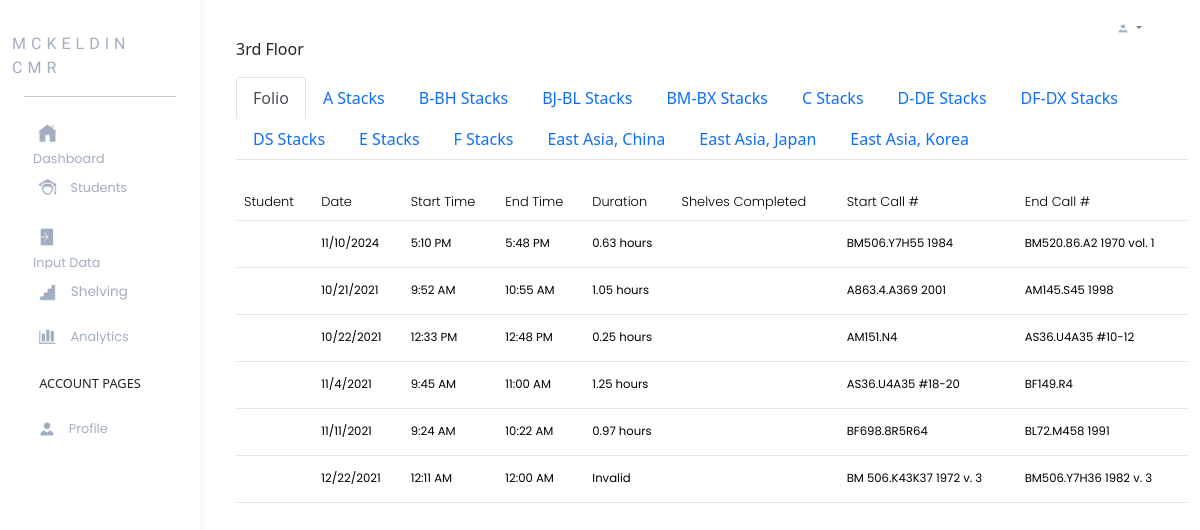
/supervisor-shelving-floor/1.html, run on the app's committed database.
### models.py (models this page shows, shortened)
class Floor(db.Model):
    __tablename__ = 'FLOOR'
    floor_id = db.Column(db.Integer, primary_key=True)
    floor = db.Column(db.VARCHAR(100), nullable=False)

class Collections(db.Model):
    __tablename__ = 'COLLECTIONS'
    collection_id = db.Column(db.CHAR(5), primary_key=True)
    collection = db.Column(db.VARCHAR(20), nullable=False)
    floor_id = db.Column(db.Integer, db.ForeignKey('FLOOR.floor_id'))

class ShelfReading(db.Model):
    __tablename__ = 'SHELF_READING'
    date = db.Column(db.DATE, primary_key=True, nullable=False)
    start_time = db.Column(db.DateTime, primary_key=True, nullable=False)
    end_time = db.Column(db.DateTime, nullable=False)
    duration = db.Column(db.Float, nullable=False)
    shelfreads_completed = db.Column(db.Integer, nullable=False)
    start_call = db.Column(db.VARCHAR(20), nullable=False)
    end_call = db.Column(db.VARCHAR(20), nullable=False)
    student_id = db.Column(db.Integer, db.ForeignKey('STUDENT.student_id'), primary_key=True, nullable=False)
    floor_id = db.Column(db.CHAR(5), db.ForeignKey('FLOOR.floor_id'), nullable=False)
    collection_id = db.Column(db.CHAR(5), db.ForeignKey('COLLECTIONS.collection_id'), nullable=False)
    student = db.relationship('Student', backref='shelf_readings', lazy='joined')
    collection = db.relationship('Collections', backref='shelf_readings', lazy='joined')

### app.py (the view)
@app.route('/supervisor-shelving-floor/<int:floor_id>.html')
def show_floor_shelfreading_data(floor_id):
    floor = Floor.query.get(floor_id)  # Fetch the floor with the given floor_id
    collections = Collections.query.filter_by(floor_id=floor_id).all()
    shelfreadings = ShelfReading.query.filter_by(floor_id=floor_id).join(Student).join(Collections).all()
    return render_template('supervisor-shelving-floor/1.html',
                           collections=collections,
                           shelfreadings=shelfreadings,
                           floor=floor)  # Pass the specific floor object

### template/supervisor-shelving-floor/1.html (shortened to what this page needs)
{% extends 'supervisor-navbar-base.html' %}
{% block child_content %}
<p>{{ floor.floor }}</p>
{% endblock %}
{% block page_content %}
<div class="container">
    <ul class="nav nav-tabs" id="floorTabs" role="tablist">
        {% for collection in collections %}
            <li class="nav-item" role="presentation">
                <a class="nav-link {% if loop.first %}active{% endif %}" id="collection-{{ collection.collection_id }}-tab" data-bs-toggle="tab" href="#collection-{{ collection.collection_id }}" role="tab" aria-controls="collection-{{ collection.collection_id }}" aria-selected="true">
                    {{ collection.collection }}
                </a>
            </li>
        {% endfor %}
    </ul>
    <div class="tab-content" id="floorTabsContent">
        {% for collection in collections %}
            <div class="tab-pane fade {% if loop.first %}show active{% endif %}" id="collection-{{ collection.collection_id }}" role="tabpanel" aria-labelledby="collection-{{ collection.collection_id }}-tab">
                <table class="table mt-4 table-hover mytable">
                    <thead>
                        <tr class="floor_tr">
                            <th scope="col">Student</th>
                            <th class="floor_data" scope="col">Date</th>
                            <th class="floor_data" scope="col">Start Time</th>
                            <th class="floor_data" scope="col">End Time</th>
                            <th class="floor_data" scope="col">Duration</th>
                            <th class="floor_data" scope="col">Shelves Completed</th>
                            <th class="floor_data" scope="col">Start Call #</th>
                            <th class="floor_data" scope="col">End Call #</th>
                        </tr>
                    </thead>
                    <tbody>
                        {% for shelfreading in shelfreadings %}
                            {% if shelfreading.collection_id == collection.collection_id %}
                                <tr class="clickable-row" id="student_overall_view_row" data-href="/admin-student">
                                    <td>{{ shelfreading.student.first_name }} {{ shelfreading.student.last_name }}</td>
                                    <td class="floor_data">
                                        {% set month, day, year = shelfreading.date.strftime('%m/%d/%Y').split('/') %}
                                        {{ month | int }}/{{ day | int }}/{{ year }}
                                    </td>
                                    <td class="floor_data">{{ shelfreading.start_time.strftime('%I:%M %p').lstrip('0') }}</td>
                                    <td class="floor_data">{{ shelfreading.end_time.strftime('%I:%M %p').lstrip('0') }}</td>
                                    <td class="floor_data">
                                        {% set duration = (shelfreading.end_time - shelfreading.start_time).total_seconds() / 3600 %}
                                        {% if duration < 0 %}
                                            Invalid
                                        {% else %}
                                            {{ "%.2f"|format(duration) }} hours
                                        {% endif %}
                                    </td>
                                    <td class="floor_data">{{ shelfreading.shelves_completed }}</td>
                                    <td class="floor_data">{{ shelfreading.start_call }}</td>
                                    <td class="floor_data">{{ shelfreading.end_call }}</td>
                                </tr>
                            {% endif %}
                        {% endfor %}
                    </tbody>
                </table>
            </div>
        {% endfor %}
    </div>
</div>
{% endblock %}

### static/css/supervisor.css (style rules this page uses)
a { color: #A0AEC0; text-decoration: none; vertical-align: middle; }
tbody, td, tfoot, thead, tr { border-style: none; color: #A0AEC0; font-family: 'Poppins'; font-size: 90%; }
th { border: none; color: black; font-weight: 300; }
.mytable>tbody>tr>td { padding-top: 1.5%; padding-bottom: 1.5%; color: black; }
tr#student_overall_view_row { border-top-style: solid; border-top-width: thin; border-top-color: #E2E8F0; border-bottom-style: solid; border-bottom-width: thin; border-bottom-color: #E2E8F0; }

### data on the page
Floor: floor "3rd Floor"
Collections: collection "Folio"
Collections: collection "A Stacks"
Collections: collection "B-BH Stacks"
Collections: collection "BJ-BL Stacks"
Collections: collection "BM-BX Stacks"
Collections: collection "C Stacks"
Collections: collection "D-DE Stacks"
Collections: collection "DF-DX Stacks"
Collections: collection "DS Stacks"
Collections: collection "E Stacks"
Collections: collection "F Stacks"
Collections: collection "East Asia, China"
Collections: collection "East Asia, Japan"
Collections: collection "East Asia, Korea"
ShelfReading: shelfreads_completed "11", day "10", year "2024", start_time "5:10 PM", end_time "5:48 PM", duration "0.63", start_call "BM506.Y7H55 1984", end_call "BM520.86.A2 1970 vol. 1"
ShelfReading: month "10", day "21", year "2021", start_time "9:52 AM", end_time "10:55 AM", duration "1.05", start_call "A863.4.A369 2001", end_call "AM145.S45 1998"
ShelfReading: month "10", day "22", year "2021", start_time "12:33 PM", end_time "12:48 PM", duration "0.25", start_call "AM151.N4", end_call "AS36.U4A35 #10-12"
ShelfReading: month "11", day "4", year "2021", start_time "9:45 AM", end_time "11:00 AM", duration "1.25", start_call "AS36.U4A35 #18-20", end_call "BF149.R4"
ShelfReading: month "11", day "11", year "2021", start_time "9:24 AM", end_time "10:22 AM", duration "0.97", start_call "BF698.8R5R64", end_call "BL72.M458 1991"
ShelfReading: month "12", day "22", year "2021", start_time "12:11 AM", end_time "12:00 AM", shows "Invalid", start_call "BM 506.K43K37 1972 v. 3", end_call "BM506.Y7H36 1982 v. 3"
